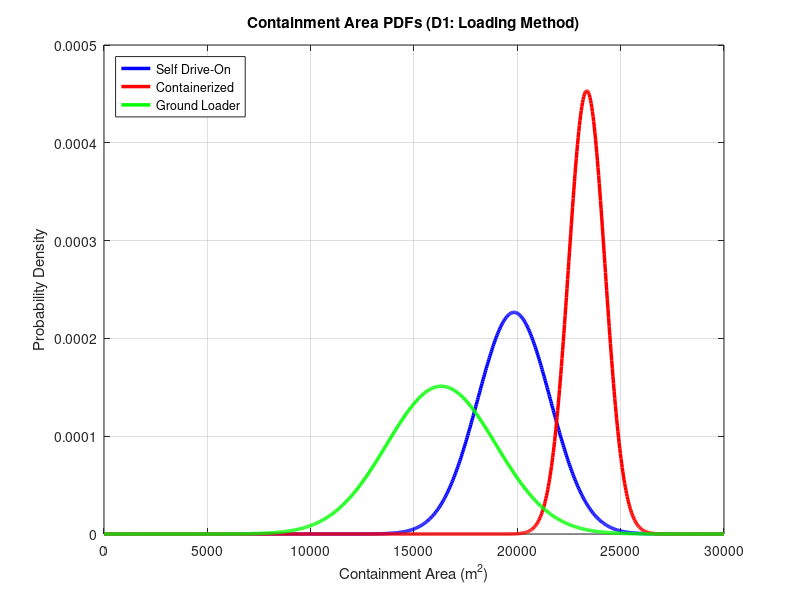

This figure's MATLAB source: (Note: this script raises an error after producing the figure.)
% EM.413 OS14 Question 1 Decision Aid
% Allows manipulation and visualization of Contianment (Performance) PDFs for OS14 Q1
close all; clear all; clc;

% Define the X-axis: Containment Area from 0 to 30,000 sq meters
x = linspace(0, 30000, 1000);

% Define a square meters per Fibonacci score value that can be used in containment area PDFs
CAslope = 880;

%% %%%% -- CONTAINMENT -- %%%% %%

%% -- DECISION 1: LOADING METHOD CONTAINMENT -- %%
% Modeled based on CAslope = 880 logic. 
% Shifted using 3-sigma rule to respect the 26,000 m^2 absolute ceiling.

% -- Option 1: Self-Propelled Drive-On
% Moderate variance, slight delay penalty (CAslope * 1)
sigma_d1_o1_area = CAslope * 2;
mu_d1_o1_area = 26000 - (3 * sigma_d1_o1_area) - (CAslope * 1);
y_d1_o1_area = normpdf(x, mu_d1_o1_area, sigma_d1_o1_area);

% -- Option 2: Containerized Module
% Lowest variance, zero delay penalty (touches max ceiling)
sigma_d1_o2_area = CAslope * 1;
mu_d1_o2_area = 26000 - (3 * sigma_d1_o2_area) - (CAslope * 0);
y_d1_o2_area = normpdf(x, mu_d1_o2_area, sigma_d1_o2_area);

% -- Option 3: Dedicated Ground Loader
% Highest variance, highest delay penalty (CAslope * 2)
sigma_d1_o3_area = CAslope * 3;
mu_d1_o3_area = 26000 - (3 * sigma_d1_o3_area) - (CAslope * 2);
y_d1_o3_area = normpdf(x, mu_d1_o3_area, sigma_d1_o3_area);

% -- Plotting D1 Containment --
figure(1);
plot(x, y_d1_o1_area, 'b', 'LineWidth', 2.5, 'DisplayName', 'Self Drive-On'); hold on;
plot(x, y_d1_o2_area, 'r', 'LineWidth', 2.5, 'DisplayName', 'Containerized');
plot(x, y_d1_o3_area, 'g', 'LineWidth', 2.5, 'DisplayName', 'Ground Loader');

title('Containment Area PDFs (D1: Loading Method)');
xlabel('Containment Area (m^2)'); ylabel('Probability Density');
legend('Location', 'NorthWest'); grid on; xlim([0 30000]);
ax = gca; ax.XAxis.Exponent = 0; ax.YAxis.Exponent = 0;
xtickformat('%,.0f'); ytickformat('%.5f'); 

fprintf('\n--- D1 Statistics (For Table) ---\n');
fprintf('Containment (Area):\n');
fprintf('Option 1 (Drive-On):  Mu = %.0f m^2 | Sigma = %.0f m^2\n', mu_d1_o1_area, sigma_d1_o1_area);
fprintf('Option 2 (Container): Mu = %.0f m^2 | Sigma = %.0f m^2\n', mu_d1_o2_area, sigma_d1_o2_area);
fprintf('Option 3 (Loader):    Mu = %.0f m^2 | Sigma = %.0f m^2\n', mu_d1_o3_area, sigma_d1_o3_area);

%% -- DECISION 2: INSERTION METHOD CONTAINMENT -- %%

% -- Option 1: Containerized Guided Drone 
% Beta Dist: Highly accurate (sub-500m) with active propulsion to fight wind, but expensive. Bounds: 24k to 26k
% Parameters for Beta(α,β) scaled to [a1,b1]
alpha1 = 8; beta1 = 2;
a1 = 24000; b1 = 26000;
% Normalize x into [0,1] for the beta PDF
x_norm1 = (x - a1) / (b1 - a1); 
% Treat values outside the interval as missing for the scaled density
x_norm1(x_norm1 < 0 | x_norm1 > 1) = NaN; 
% Compute scaled beta PDF on original x units (divide by scaling width)
y1 = betapdf(x_norm1, alpha1, beta1) / (b1 - a1); 

% -- Option 2: Precision Guided Parafoil
% Beta Dist: Good GPS steering and lower cost, but passive gliding increases wind drift risk. Bounds: 22k to 26k
alpha2 = 5; beta2 = 2;
a2 = 22000; b2 = 26000;
x_norm2 = (x - a2) / (b2 - a2);
x_norm2(x_norm2 < 0 | x_norm2 > 1) = NaN; 
y2 = betapdf(x_norm2, alpha2, beta2) / (b2 - a2);

% -- Option 3: Ramp Extraction / Airbag 
% Normal Dist: Very cheap and simple, but unguided drop creates massive footprint uncertainty. Mu=14k, Sig=4k
mu3 = 14000; sigma3 = 4000;
y3 = normpdf(x, mu3, sigma3);

% -- Plotting D2 
figure(2);
plot(x, y1, 'b', 'LineWidth', 2, 'DisplayName', 'Guided Drone (Beta)'); hold on;
plot(x, y2, 'r', 'LineWidth', 2, 'DisplayName', 'Parafoil (Beta)');
plot(x, y3, 'g', 'LineWidth', 2, 'DisplayName', 'Airbag (Normal)');
title('Containment Area PDFs (D2: Insertion Method)');
xlabel('Containment Area (m^2)'); ylabel('Probability Density');
legend('Location', 'NorthWest'); grid on; xlim([0 30000]);
ax = gca; ax.XAxis.Exponent = 0; ax.YAxis.Exponent = 0;
xtickformat('%,.0f'); ytickformat('%.5f'); 

% -- D2 Math Correction Printout 
fprintf('\n--- CORRECTED D2 Containment Statistics (Update your table!) ---\n');
mu_std1 = alpha1 / (alpha1 + beta1);
var_std1 = (alpha1 * beta1) / ((alpha1 + beta1)^2 * (alpha1 + beta1 + 1));
fprintf('Option 1 (Drone):    Mu = %.0f m^2 | Sigma = %.0f m^2\n', a1 + (mu_std1 * (b1 - a1)), sqrt(var_std1 * (b1 - a1)^2));
mu_std2 = alpha2 / (alpha2 + beta2);
var_std2 = (alpha2 * beta2) / ((alpha2 + beta2)^2 * (alpha2 + beta2 + 1));
fprintf('Option 2 (Parafoil): Mu = %.0f m^2 | Sigma = %.0f m^2\n', a2 + (mu_std2 * (b2 - a2)), sqrt(var_std2 * (b2 - a2)^2));
fprintf('Option 3 (Airbag):   Mu = %.0f m^2 | Sigma = %.0f m^2\n\n', mu3, sigma3);

%% -- DECISION 3: LANDING ACTIVATION -- %%

% -- Option 1: Impact-Triggered Auto Activation
% Normal Dist: Lowest impact on max potential containment area; mid variability
mu_d3_o1_area = 26000 - CAslope * 0; sigma_d3_o1_area = CAslope * 2;
y_d3_o1_area = normpdf(x, mu_d3_o1_area, sigma_d3_o1_area);

% -- Option 2: Remote Commanded Activation
% Normal Dist: Most impact on max potential containment area; low variability
mu_d3_o2_area = 26000 - CAslope * 2; sigma_d3_o2_area = CAslope * 1;
y_d3_o2_area = normpdf(x, mu_d3_o2_area, sigma_d3_o2_area);

% -- Option 3: Dual Key Auto & Remote Activation
% Normal Dist: Low impact on max potential containment area; most variability
mu_d3_o3_area = 26000 - CAslope * 1; sigma_d3_o3_area = CAslope * 3;
y_d3_o3_area = normpdf(x, mu_d3_o3_area, sigma_d3_o3_area);

% -- Plotting D3 
figure(3);
plot(x, y_d3_o1_area, 'b', 'LineWidth', 2, 'DisplayName', 'Auto Acivate (Normal)'); hold on;
plot(x, y_d3_o2_area, 'r', 'LineWidth', 2, 'DisplayName', 'Remote Activate (Normal)');
plot(x, y_d3_o3_area, 'g', 'LineWidth', 2, 'DisplayName', 'Dual Key Activate (Normal)');
title('Containment Area PDFs (D3: Landing Activation)');
xlabel('Containment Area (m^2)'); ylabel('Probability Density');
legend('Location', 'NorthWest'); grid on; xlim([0 30000]);
ax = gca; ax.XAxis.Exponent = 0; ax.YAxis.Exponent = 0;
xtickformat('%,.0f'); ytickformat('%.5f'); 

% -- D3 Math Printout for Table (Normal distributions)
fprintf('\n--- D3 Containment Statistics (For Table) ---\n');
fprintf('Option 1 (Auto Activate): Mu = %.0f m^2 | Sigma = %.0f m^2\n', mu_d3_o1_area, sigma_d3_o1_area);
fprintf('Option 2 (Remote Activate): Mu = %.0f m^2 | Sigma = %.0f m^2\n', mu_d3_o2_area, sigma_d3_o2_area);
fprintf('Option 3 (Dual Key Activate): Mu = %.0f m^2 | Sigma = %.0f m^2\n\n', mu_d3_o3_area, sigma_d3_o3_area);

%% -- DECISION 4: FLEET COMPOSITION CONTAINMENT -- %%
% -- Option 1: Homogeneous (Reliable but slower)
mu_d4_o1_area = 23000; sigma_d4_o1_area = 1000;
y_d4_o1_area = normpdf(x, mu_d4_o1_area, sigma_d4_o1_area);

% -- Option 2: Two-tier (Good tactical synergy)
mu_d4_o2_area = 24500; sigma_d4_o2_area = 500;
y_d4_o2_area = normpdf(x, mu_d4_o2_area, sigma_d4_o2_area);

% -- Option 3: Three-role (Perfect specialization)
mu_d4_o3_area = 25100; sigma_d4_o3_area = 300;
y_d4_o3_area = normpdf(x, mu_d4_o3_area, sigma_d4_o3_area);

% -- Plotting D4 Containment --
figure(17);
plot(x, y_d4_o1_area, 'b', 'LineWidth', 2.5, 'DisplayName', 'Homogeneous'); hold on;
plot(x, y_d4_o2_area, 'r', 'LineWidth', 2.5, 'DisplayName', 'Two-Tier');
plot(x, y_d4_o3_area, 'g', 'LineWidth', 2.5, 'DisplayName', 'Three-Role');

title('Containment Area PDFs (D4: Fleet Composition)');
xlabel('Containment Area (m^2)'); ylabel('Probability Density');
legend('Location', 'NorthWest'); grid on; xlim([0 30000]);
ax = gca; ax.XAxis.Exponent = 0; ax.YAxis.Exponent = 0;
xtickformat('%,.0f'); ytickformat('%.5f'); 

% -- D4 Math Printout --
fprintf('\n--- D4 Statistics (For Table) ---\n');
fprintf('Containment:\n');
fprintf('Option 1 (Homogeneous):   Mu = %.0f m^2 | Sigma = %.0f m^2\n', mu_d4_o1_area, sigma_d4_o1_area);
fprintf('Option 2 (2-Tier): Mu = %.0f m^2 | Sigma = %.0f m^2\n', mu_d4_o2_area, sigma_d4_o2_area);
fprintf('Option 3 (3-Role): Mu = %.0f m^2 | Sigma = %.0f m^2\n', mu_d4_o3_area, sigma_d4_o3_area);

%% -- DECISION 5: REPLACEMENT RATIO CONTAINMENT (Autonomy Proficiency) -- %%
% -- Option 1: 1:1 (High proficiency, high efficiency)
mu_d5_o1_area = 25000; sigma_d5_o1_area = 350;
y_d5_o1_area = normpdf(x, mu_d5_o1_area, sigma_d5_o1_area);

% -- Option 2: 3:1 (Moderate proficiency, some swarm friction)
mu_d5_o2_area = 18000; sigma_d5_o2_area = 2000;
y_d5_o2_area = normpdf(x, mu_d5_o2_area, sigma_d5_o2_area);

% -- Option 3: 6:1 (Low proficiency, high swarm friction)
mu_d5_o3_area = 10000; sigma_d5_o3_area = 3000;
y_d5_o3_area = normpdf(x, mu_d5_o3_area, sigma_d5_o3_area);

% -- Plotting D5 Containment --
figure(13);
plot(x, y_d5_o1_area, 'b', 'LineWidth', 2.5, 'DisplayName', '1:1 (High Proficiency)'); hold on;
plot(x, y_d5_o2_area, 'r', 'LineWidth', 2.5, 'DisplayName', '3:1 (Mod Proficiency)');
plot(x, y_d5_o3_area, 'g', 'LineWidth', 2.5, 'DisplayName', '6:1 (Low Proficiency)');

title('Containment Area PDFs (D5: Autonomy Proficiency Ratio)');
xlabel('Containment Area (m^2)'); ylabel('Probability Density');
legend('Location', 'NorthWest'); grid on; xlim([0 30000]);
ax = gca; ax.XAxis.Exponent = 0; ax.YAxis.Exponent = 0;
xtickformat('%,.0f'); ytickformat('%.5f'); 

fprintf('\n--- D5 Statistics (For Table) ---\n');
fprintf('Containment (Area):\n');
fprintf('Option 1 (1:1): Mu = %.0f m^2 | Sigma = %.0f m^2\n', mu_d5_o1_area, sigma_d5_o1_area);
fprintf('Option 2 (3:1): Mu = %.0f m^2 | Sigma = %.0f m^2\n', mu_d5_o2_area, sigma_d5_o2_area);
fprintf('Option 3 (6:1): Mu = %.0f m^2 | Sigma = %.0f m^2\n', mu_d5_o3_area, sigma_d5_o3_area);

%% -- DECISION 6: DEPLOYMENT AIRCRAFT TYPE -- %%
% Note: Down-selected to A400M due to Airbus stakeholder constraint.
% Acts as a system baseline for all Monte Carlo architectures.

% -- Containment (Highly reliable baseline delivery) --
mu_d6_o1_area = 25500; sigma_d6_o1_area = 150;
y_d6_o1_area = normpdf(x, mu_d6_o1_area, sigma_d6_o1_area);

figure(11);
plot(x, y_d6_o1_area, 'Color', [0.49, 0.18, 0.56], 'LineWidth', 2.5, 'DisplayName', 'A400M Baseline');
title('Containment Area PDFs (D6: Deployment Aircraft)');
xlabel('Containment Area (m^2)'); ylabel('Probability Density');
legend('Location', 'NorthWest'); grid on; xlim([0 30000]);
ax = gca; ax.XAxis.Exponent = 0; ax.YAxis.Exponent = 0;
xtickformat('%,.0f'); ytickformat('%.5f'); 

% -- D6 Math Printout --
fprintf('\n--- D6 Statistics (For Table) ---\n');
fprintf('Containment:\n');
fprintf('Option 1 (A400M): Mu = %.0f m^2 | Sigma = %.0f m^2\n', mu_d6_o1_area, sigma_d6_o1_area);

%% -- DECISION 7: COMMUNICATIONS CONTAINMENT -- %%

% -- Option 1: Per-Robot SATCOM
% Beta Dist: Highly reliable, minor canopy masking risk. Bounds: 22k to 26k
alpha4 = 8; beta4 = 2;
a4 = 22000; b4 = 26000;
x_norm4 = (x - a4) / (b4 - a4);
x_norm4(x_norm4 < 0 | x_norm4 > 1) = NaN;
y4 = betapdf(x_norm4, alpha4, beta4) / (b4 - a4);

% -- Option 2: Ground C2 Node (Localized RF) 
% Triangular Dist: Susceptible to terrain masking. 
% Min (a) = 12k, Mode (c) = 24k, Max (b) = 26k

% Define triangular membership breakpoints (left, peak, right)
a_tri = 12000; c_tri = 24000; b_tri = 26000;
% Preallocate output vector matching input x
y5 = zeros(size(x));
% Compute increasing side where x between left and peak
idx1 = (x >= a_tri & x <= c_tri);
y5(idx1) = 2 * (x(idx1) - a_tri) / ((b_tri - a_tri) * (c_tri - a_tri)); % Upward slope
% Compute decreasing side where x between peak and right
idx2 = (x > c_tri & x <= b_tri);
y5(idx2) = 2 * (b_tri - x(idx2)) / ((b_tri - a_tri) * (b_tri - c_tri)); % Downward slope

% -- Option 3: Airborne Relay Node 
% Beta Dist: Excellent LOS, but UAS refuel/loiter gaps. Bounds: 18k to 26k
alpha6 = 5; beta6 = 2;
a6 = 18000; b6 = 26000;
x_norm6 = (x - a6) / (b6 - a6);
x_norm6(x_norm6 < 0 | x_norm6 > 1) = NaN;
y6 = betapdf(x_norm6, alpha6, beta6) / (b6 - a6);

% -- Plotting D7 
figure(4);
plot(x, y4, 'Color', [0.00, 0.25, 0.45], 'LineWidth', 2.5, 'DisplayName', 'Per-Robot SATCOM (Beta)'); hold on;
plot(x, y5, 'Color', [0.85, 0.33, 0.10], 'LineWidth', 2.5, 'DisplayName', 'Ground Node RF (Triangular)');
plot(x, y6, 'Color', [0.00, 0.60, 0.65], 'LineWidth', 2.5, 'DisplayName', 'Airborne Relay (Beta)');
title('Containment Area PDFs (D7: Communications)');
xlabel('Containment Area (m^2)'); ylabel('Probability Density');
legend('Location', 'NorthWest'); grid on; xlim([0 30000]);
ax2 = gca; ax2.XAxis.Exponent = 0; ax2.YAxis.Exponent = 0;
xtickformat('%,.0f'); ytickformat('%.5f'); 

% -- D7 Math Printout --
fprintf('--- D7 Containment Statistics (For Table) ---\n');
mu_std4 = alpha4 / (alpha4 + beta4);
var_std4 = (alpha4 * beta4) / ((alpha4 + beta4)^2 * (alpha4 + beta4 + 1));
fprintf('Option 1 (SATCOM):   Mu = %.0f m^2 | Sigma = %.0f m^2\n', a4 + (mu_std4 * (b4 - a4)), sqrt(var_std4 * (b4 - a4)^2));
fprintf('Option 2 (Ground):   Mu = %.0f m^2 | Sigma = %.0f m^2 (Note: Tri mean is (a+b+c)/3)\n', (a_tri+b_tri+c_tri)/3, sqrt((a_tri^2+b_tri^2+c_tri^2 - a_tri*b_tri - a_tri*c_tri - b_tri*c_tri)/18));
mu_std6 = alpha6 / (alpha6 + beta6);
var_std6 = (alpha6 * beta6) / ((alpha6 + beta6)^2 * (alpha6 + beta6 + 1));
fprintf('Option 3 (Airborne): Mu = %.0f m^2 | Sigma = %.0f m^2\n\n', a6 + (mu_std6 * (b6 - a6)), sqrt(var_std6 * (b6 - a6)^2));

%% -- DECISION 8: AUTONOMY MODE CONTAINMENT -- %%
% -- Option 1: Teleoperation (Normal: Human bottleneck)
mu_d8_o1_area = 16000; sigma_d8_o1_area = 3000;
y_d8_o1_area = normpdf(x, mu_d8_o1_area, sigma_d8_o1_area);

% -- Option 2: Supervised Autonomy (Normal: Better, but still human-limited)
mu_d8_o2_area = 21000; sigma_d8_o2_area = 1500;
y_d8_o2_area = normpdf(x, mu_d8_o2_area, sigma_d8_o2_area);

% -- Option 3: Coordinated Autonomy (Beta: High peak, vulnerable to edge cases)
alpha8_3 = 6; beta8_3 = 2; a8_3 = 12000; b8_3 = 26000;
x_norm8_3 = (x - a8_3) / (b8_3 - a8_3);
x_norm8_3(x_norm8_3 < 0 | x_norm8_3 > 1) = NaN;
y_d8_o3_area = betapdf(x_norm8_3, alpha8_3, beta8_3) / (b8_3 - a8_3);

% -- Plotting D8 Containment --
figure(9);
plot(x, y_d8_o1_area, 'b', 'LineWidth', 2.5, 'DisplayName', 'Teleoperation (Normal)'); hold on;
plot(x, y_d8_o2_area, 'r', 'LineWidth', 2.5, 'DisplayName', 'Supervised (Normal)');
plot(x, y_d8_o3_area, 'g', 'LineWidth', 2.5, 'DisplayName', 'Coordinated (Beta)');
title('Containment Area PDFs (D8: Autonomy Mode)');
xlabel('Containment Area (m^2)'); ylabel('Probability Density');
legend('Location', 'NorthWest'); grid on; xlim([0 30000]);
ax = gca; ax.XAxis.Exponent = 0; ax.YAxis.Exponent = 0;
xtickformat('%,.0f'); ytickformat('%.5f');

% -- D8 Math Printout --
fprintf('\n--- D8 Statistics (For Table) ---\n');
fprintf('Containment:\n');
fprintf('Option 1 (Teleop): Mu = %.0f m^2 | Sigma = %.0f m^2\n', mu_d8_o1_area, sigma_d8_o1_area);
fprintf('Option 2 (Super):  Mu = %.0f m^2 | Sigma = %.0f m^2\n', mu_d8_o2_area, sigma_d8_o2_area);
mu_std8_3 = alpha8_3 / (alpha8_3 + beta8_3);
var_std8_3 = (alpha8_3 * beta8_3) / ((alpha8_3 + beta8_3)^2 * (alpha8_3 + beta8_3 + 1));
fprintf('Option 3 (Coord):  Mu = %.0f m^2 | Sigma = %.0f m^2\n', a8_3 + (mu_std8_3 * (b8_3 - a8_3)), sqrt(var_std8_3 * (b8_3 - a8_3)^2));

%% -- DECISION 9: RECOVERY METHOD CONTAINMENT -- %%
% Modeled based on "Bingo Fuel" / Battery Reserve constraints.
% Normal distributions are shifted to respect the 26,000 m^2 absolute ceiling.

% -- Option 1: Expendable (No Recovery)
% 100% battery to the mission. 3-sigma tail hits 26,000.
mu_d9_o1_area = 24800; sigma_d9_o1_area = 400;
y_d9_o1_area = normpdf(x, mu_d9_o1_area, sigma_d9_o1_area);

% -- Option 2: Manual Ground Retrieval
% Minor battery reserve required. 
mu_d9_o2_area = 22000; sigma_d9_o2_area = 1000;
y_d9_o2_area = normpdf(x, mu_d9_o2_area, sigma_d9_o2_area);

% -- Option 3: Air-based Recovery
% Minor battery reserve required.
mu_d9_o3_area = 22000; sigma_d9_o3_area = 1000;
y_d9_o3_area = normpdf(x, mu_d9_o3_area, sigma_d9_o3_area);

% -- Plotting D9 
figure(5);
plot(x, y_d9_o1_area, 'b', 'LineWidth', 2.5, 'DisplayName', 'Expendable'); hold on;
plot(x, y_d9_o2_area, 'r', 'LineWidth', 2.5, 'DisplayName', 'Ground Retrieval');
plot(x, y_d9_o3_area, 'g', 'LineWidth', 2.5, 'DisplayName', 'Air-based Recovery');

title('Containment Area PDFs (D9: Recovery Method)');
xlabel('Containment Area (m^2)'); ylabel('Probability Density');
legend('Location', 'NorthWest'); grid on; xlim([0 30000]);
ax = gca; ax.XAxis.Exponent = 0; ax.YAxis.Exponent = 0;
xtickformat('%,.0f'); ytickformat('%.5f'); 

% -- D9 Math Printout for Table --
fprintf('\n--- D9 Containment Statistics (For Table) ---\n');
fprintf('Option 1 (Expendable): Mu = %.0f m^2 | Sigma = %.0f m^2\n', mu_d9_o1_area, sigma_d9_o1_area);
fprintf('Option 2 (Ground):     Mu = %.0f m^2 | Sigma = %.0f m^2\n', mu_d9_o2_area, sigma_d9_o2_area);
fprintf('Option 3 (Auto):       Mu = %.0f m^2 | Sigma = %.0f m^2\n\n', mu_d9_o3_area, sigma_d9_o3_area);

%% -- DECISION 10: ENCAPSULATION METHOD CONTAINMENT (BETA UPDATE) -- %%
% Modeled to allow all options to hit the 26,000 m^2 absolute ceiling, 
% but with varying probabilities and worst-case bounds.

% -- Option 1: Bare Robot (Wide spread, lower probability of max)
alpha10_1 = 3; beta10_1 = 2; a10_1 = 15000; b10_1 = 26000;
x_norm10_1 = (x - a10_1) / (b10_1 - a10_1); 
x_norm10_1(x_norm10_1 < 0 | x_norm10_1 > 1) = NaN; 
y_d10_o1_area = betapdf(x_norm10_1, alpha10_1, beta10_1) / (b10_1 - a10_1);

% -- Option 2: Individual Pods (Tighter spread, better probability)
alpha10_2 = 5; beta10_2 = 2; a10_2 = 20000; b10_2 = 26000;
x_norm10_2 = (x - a10_2) / (b10_2 - a10_2); 
x_norm10_2(x_norm10_2 < 0 | x_norm10_2 > 1) = NaN; 
y_d10_o2_area = betapdf(x_norm10_2, alpha10_2, beta10_2) / (b10_2 - a10_2);

% -- Option 3: Containerized Module (Highest probability of max)
alpha10_3 = 8; beta10_3 = 2; a10_3 = 24000; b10_3 = 26000;
x_norm10_3 = (x - a10_3) / (b10_3 - a10_3); 
x_norm10_3(x_norm10_3 < 0 | x_norm10_3 > 1) = NaN; 
y_d10_o3_area = betapdf(x_norm10_3, alpha10_3, beta10_3) / (b10_3 - a10_3);

% -- Plotting D10 Containment --
figure(7);
plot(x, y_d10_o1_area, 'b', 'LineWidth', 2.5, 'DisplayName', 'Bare Robot (Beta)'); hold on;
plot(x, y_d10_o2_area, 'r', 'LineWidth', 2.5, 'DisplayName', 'Individual Pods (Beta)');
plot(x, y_d10_o3_area, 'g', 'LineWidth', 2.5, 'DisplayName', 'Containerized Module (Beta)');

title('Containment Area PDFs (D10: Encapsulation Method)');
xlabel('Containment Area (m^2)'); ylabel('Probability Density');
legend('Location', 'NorthWest'); grid on; xlim([0 30000]);
ax = gca; ax.XAxis.Exponent = 0; ax.YAxis.Exponent = 0;
xtickformat('%,.0f'); ytickformat('%.5f'); 

% -- D10 Math Printout --
fprintf('\n--- D10 Containment Statistics (For Table) ---\n');
mu_std10_1 = alpha10_1 / (alpha10_1 + beta10_1);
var_std10_1 = (alpha10_1 * beta10_1) / ((alpha10_1 + beta10_1)^2 * (alpha10_1 + beta10_1 + 1));
fprintf('Option 1 (Bare):   Mu = %.0f m^2 | Sigma = %.0f m^2\n', a10_1 + (mu_std10_1 * (b10_1 - a10_1)), sqrt(var_std10_1 * (b10_1 - a10_1)^2));

mu_std10_2 = alpha10_2 / (alpha10_2 + beta10_2);
var_std10_2 = (alpha10_2 * beta10_2) / ((alpha10_2 + beta10_2)^2 * (alpha10_2 + beta10_2 + 1));
fprintf('Option 2 (Indiv):  Mu = %.0f m^2 | Sigma = %.0f m^2\n', a10_2 + (mu_std10_2 * (b10_2 - a10_2)), sqrt(var_std10_2 * (b10_2 - a10_2)^2));

mu_std10_3 = alpha10_3 / (alpha10_3 + beta10_3);
var_std10_3 = (alpha10_3 * beta10_3) / ((alpha10_3 + beta10_3)^2 * (alpha10_3 + beta10_3 + 1));
fprintf('Option 3 (Module): Mu = %.0f m^2 | Sigma = %.0f m^2\n\n', a10_3 + (mu_std10_3 * (b10_3 - a10_3)), sqrt(var_std10_3 * (b10_3 - a10_3)^2));

%% %%%% -- COST -- %%%% %%
% Legend entries are aligned to match Containment labels.
% Statistics are printed per section for the Command Window.

%% -- DECISION 1: LOADING METHOD COST -- %%
x_cost1 = linspace(-5000, 100000, 1000); 
mu_d1_o1_cost = 0; sigma_d1_o1_cost = 100; 
y_d1_o1_cost = normpdf(x_cost1, mu_d1_o1_cost, sigma_d1_o1_cost);
mu_d1_o2_cost = 50000; sigma_d1_o2_cost = 5000; 
y_d1_o2_cost = normpdf(x_cost1, mu_d1_o2_cost, sigma_d1_o2_cost);
mu_d1_o3_cost = 70000; sigma_d1_o3_cost = 7000; 
y_d1_o3_cost = normpdf(x_cost1, mu_d1_o3_cost, sigma_d1_o3_cost);

figure(101);
plot(x_cost1, y_d1_o1_cost, 'b', 'LineWidth', 2, 'DisplayName', 'Self Drive-On'); hold on;
plot(x_cost1, y_d1_o2_cost, 'r', 'LineWidth', 2, 'DisplayName', 'Containerized');
plot(x_cost1, y_d1_o3_cost, 'g', 'LineWidth', 2, 'DisplayName', 'Ground Loader');
title('Cost PDFs (D1: Loading Method)'); xlabel('Cost ($)'); ylabel('Density');
legend('Location', 'NorthEast'); grid on; xlim([-5000 100000]);

fprintf('\n--- D1 Cost Statistics ---\n');
fprintf('Option 1 (Drive-On):  Mu = $%.0f | Sigma = $%.0f\n', mu_d1_o1_cost, sigma_d1_o1_cost);
fprintf('Option 2 (Container): Mu = $%.0f | Sigma = $%.0f\n', mu_d1_o2_cost, sigma_d1_o2_cost);
fprintf('Option 3 (Loader):    Mu = $%.0f | Sigma = $%.0f\n', mu_d1_o3_cost, sigma_d1_o3_cost);

%% -- DECISION 2: INSERTION METHOD COST -- %%
x_cost2 = linspace(-50000, 750000, 1000); 
% -- Option 1: Drone (Tri)
a_c2_1 = 180000; c_c2_1 = 200000; b_c2_1 = 220000;
y_d2_o1_cost = zeros(size(x_cost2));
idx_up = (x_cost2 >= a_c2_1 & x_cost2 <= c_c2_1);
y_d2_o1_cost(idx_up) = 2 * (x_cost2(idx_up) - a_c2_1) / ((b_c2_1 - a_c2_1) * (c_c2_1 - a_c2_1));
idx_down = (x_cost2 > c_c2_1 & x_cost2 <= b_c2_1);
y_d2_o1_cost(idx_down) = 2 * (b_c2_1 - x_cost2(idx_down)) / ((b_c2_1 - a_c2_1) * (b_c2_1 - c_c2_1));
% -- Option 2: Parafoil (Tri)
a_c2_2 = 534600; c_c2_2 = 594000; b_c2_2 = 653400;
y_d2_o2_cost = zeros(size(x_cost2));
idx_up = (x_cost2 >= a_c2_2 & x_cost2 <= c_c2_2);
y_d2_o2_cost(idx_up) = 2 * (x_cost2(idx_up) - a_c2_2) / ((b_c2_2 - a_c2_2) * (c_c2_2 - a_c2_2));
idx_down = (x_cost2 > c_c2_2 & x_cost2 <= b_c2_2);
y_d2_o2_cost(idx_down) = 2 * (b_c2_2 - x_cost2(idx_down)) / ((b_c2_2 - a_c2_2) * (b_c2_2 - c_c2_2));
% -- Option 3: Airbag (Norm)
mu_d2_o3_cost = 40000; sigma_d2_o3_cost = 44000;
y_d2_o3_cost = normpdf(x_cost2, mu_d2_o3_cost, sigma_d2_o3_cost);

figure(102);
plot(x_cost2, y_d2_o1_cost, 'b', 'LineWidth', 2, 'DisplayName', 'Guided Drone'); hold on;
plot(x_cost2, y_d2_o2_cost, 'r', 'LineWidth', 2, 'DisplayName', 'Parafoil');
plot(x_cost2, y_d2_o3_cost, 'g', 'LineWidth', 2, 'DisplayName', 'Airbag');
title('Cost PDFs (D2: Insertion Method)'); xlabel('Cost ($)'); ylabel('Density');
legend('Location', 'NorthWest'); grid on; xlim([-50000 750000]);

fprintf('\n--- D2 Cost Statistics ---\n');
fprintf('Option 1 (Drone):    Mean = $%.0f | Sigma = $%.0f (Tri)\n', (a_c2_1+b_c2_1+c_c2_1)/3, sqrt((a_c2_1^2+b_c2_1^2+c_c2_1^2 - a_c2_1*b_c2_1 - a_c2_1*c_c2_1 - b_c2_1*c_c2_1)/18));
fprintf('Option 2 (Parafoil): Mean = $%.0f | Sigma = $%.0f (Tri)\n', (a_c2_2+b_c2_2+c_c2_2)/3, sqrt((a_c2_2^2+b_c2_2^2+c_c2_2^2 - a_c2_2*b_c2_2 - a_c2_2*c_c2_2 - b_c2_2*c_c2_2)/18));
fprintf('Option 3 (Airbag):   Mu = $%.0f | Sigma = $%.0f\n', mu_d2_o3_cost, sigma_d2_o3_cost);

%% -- DECISION 3: LANDING ACTIVATION COST -- %%
x_cost3 = linspace(-2000, 10000, 1000);
mu_d3_o1_cost = 5000; sigma_d3_o1_cost = 500;
y_d3_o1_cost = normpdf(x_cost3, mu_d3_o1_cost, sigma_d3_o1_cost);
mu_d3_o2_cost = 0; sigma_d3_o2_cost = 50; 
y_d3_o2_cost = normpdf(x_cost3, mu_d3_o2_cost, sigma_d3_o2_cost);
mu_d3_o3_cost = 5000; sigma_d3_o3_cost = 1000; 
y_d3_o3_cost = normpdf(x_cost3, mu_d3_o3_cost, sigma_d3_o3_cost);

figure(103);
plot(x_cost3, y_d3_o1_cost, 'b', 'LineWidth', 2, 'DisplayName', 'Auto Activate'); hold on;
plot(x_cost3, y_d3_o2_cost, 'r', 'LineWidth', 2, 'DisplayName', 'Remote Activate');
plot(x_cost3, y_d3_o3_cost, 'g', 'LineWidth', 2, 'DisplayName', 'Dual Key Activate');
title('Cost PDFs (D3: Landing Activation)'); xlabel('Cost ($)'); ylabel('Density');
legend('Location', 'NorthEast'); grid on; xlim([-2000 10000]);

fprintf('\n--- D3 Cost Statistics ---\n');
fprintf('Option 1 (Auto):      Mu = $%.0f | Sigma = $%.0f\n', mu_d3_o1_cost, sigma_d3_o1_cost);
fprintf('Option 2 (Remote):    Mu = $%.0f | Sigma = $%.0f\n', mu_d3_o2_cost, sigma_d3_o2_cost);
fprintf('Option 3 (Dual Key):  Mu = $%.0f | Sigma = $%.0f\n', mu_d3_o3_cost, sigma_d3_o3_cost);

%% -- DECISION 4: FLEET COMPOSITION COST -- %%
x_cost4 = linspace(1000000, 4500000, 1000);
mu_d4_o1_cost = 3750000; sigma_d4_o1_cost = 150000; 
y_d4_o1_cost = normpdf(x_cost4, mu_d4_o1_cost, sigma_d4_o1_cost);
mu_d4_o2_cost = 3600000; sigma_d4_o2_cost = 180000; 
y_d4_o2_cost = normpdf(x_cost4, mu_d4_o2_cost, sigma_d4_o2_cost);
mu_d4_o3_cost = 1650000; sigma_d4_o3_cost = 100000; 
y_d4_o3_cost = normpdf(x_cost4, mu_d4_o3_cost, sigma_d4_o3_cost);

figure(104);
plot(x_cost4, y_d4_o1_cost, 'b', 'LineWidth', 2, 'DisplayName', 'Homogeneous'); hold on;
plot(x_cost4, y_d4_o2_cost, 'r', 'LineWidth', 2, 'DisplayName', 'Two-Tier');
plot(x_cost4, y_d4_o3_cost, 'g', 'LineWidth', 2, 'DisplayName', 'Three-Role');
title('Cost PDFs (D4: Fleet Composition)'); xlabel('Cost ($)'); ylabel('Density');
legend('Location', 'NorthWest'); grid on; xlim([1000000 4500000]);

fprintf('\n--- D4 Cost Statistics ---\n');
fprintf('Option 1 (Homo):   Mu = $%.0f | Sigma = $%.0f\n', mu_d4_o1_cost, sigma_d4_o1_cost);
fprintf('Option 2 (2-Tier): Mu = $%.0f | Sigma = $%.0f\n', mu_d4_o2_cost, sigma_d4_o2_cost);
fprintf('Option 3 (3-Role): Mu = $%.0f | Sigma = $%.0f\n', mu_d4_o3_cost, sigma_d4_o3_cost);

%% -- DECISION 5: REPLACEMENT RATIO COST (MULTIPLIER) -- %%
x_mult5 = linspace(0, 8, 1000);
mu_d5_o1_cost = 1.0; sigma_d5_o1_cost = 0.05; 
y_d5_o1_cost = normpdf(x_mult5, mu_d5_o1_cost, sigma_d5_o1_cost);
mu_d5_o2_cost = 3.0; sigma_d5_o2_cost = 0.15; 
y_d5_o2_cost = normpdf(x_mult5, mu_d5_o2_cost, sigma_d5_o2_cost);
mu_d5_o3_cost = 6.0; sigma_d5_o3_cost = 0.3; 
y_d5_o3_cost = normpdf(x_mult5, mu_d5_o3_cost, sigma_d5_o3_cost);

figure(105);
plot(x_mult5, y_d5_o1_cost, 'b', 'LineWidth', 2, 'DisplayName', '1:1 (High Proficiency)'); hold on;
plot(x_mult5, y_d5_o2_cost, 'r', 'LineWidth', 2, 'DisplayName', '3:1 (Mod Proficiency)');
plot(x_mult5, y_d5_o3_cost, 'g', 'LineWidth', 2, 'DisplayName', '6:1 (Low Proficiency)');
title('Cost Multiplier PDFs (D5: Fleet Size)'); xlabel('D4 Multiplier'); ylabel('Density');
legend('Location', 'NorthEast'); grid on; xlim([0 8]);

fprintf('\n--- D5 Cost Multiplier Statistics ---\n');
fprintf('Option 1 (1:1): Mu = %.1fx | Sigma = %.2fx\n', mu_d5_o1_cost, sigma_d5_o1_cost);
fprintf('Option 2 (3:1): Mu = %.1fx | Sigma = %.2fx\n', mu_d5_o2_cost, sigma_d5_o2_cost);
fprintf('Option 3 (6:1): Mu = %.1fx | Sigma = %.2fx\n', mu_d5_o3_cost, sigma_d5_o3_cost);

%% -- DECISION 6: DEPLOYMENT AIRCRAFT COST -- %%
x_cost6 = linspace(20000, 45000, 1000);
mu_d6_o1_cost = 33532; sigma_d6_o1_cost = 2500; 
y_d6_o1_cost = normpdf(x_cost6, mu_d6_o1_cost, sigma_d6_o1_cost);

figure(106);
plot(x_cost6, y_d6_o1_cost, 'Color', [0.49, 0.18, 0.56], 'LineWidth', 2, 'DisplayName', 'A400M Baseline');
title('Cost PDFs (D6: Aircraft)'); xlabel('Cost ($)'); ylabel('Density');
legend('Location', 'NorthWest'); grid on; xlim([20000 45000]);

fprintf('\n--- D6 Cost Statistics ---\n');
fprintf('Option 1 (A400M): Mu = $%.0f | Sigma = $%.0f\n', mu_d6_o1_cost, sigma_d6_o1_cost);

%% -- DECISION 7: COMMUNICATIONS COST -- %%
x_cost7 = linspace(0, 25000, 1000); 
% -- Option 1: SATCOM (Tri)
a_c7_1 = 4630; c_c7_1 = 5145; b_c7_1 = 5659;
y_d7_o1_cost = zeros(size(x_cost7));
idx_up = (x_cost7 >= a_c7_1 & x_cost7 <= c_c7_1);
y_d7_o1_cost(idx_up) = 2 * (x_cost7(idx_up) - a_c7_1) / ((b_c7_1 - a_c7_1) * (c_c7_1 - a_c7_1));
idx_down = (x_cost7 > c_c7_1 & x_cost7 <= b_c7_1);
y_d7_o1_cost(idx_down) = 2 * (b_c7_1 - x_cost7(idx_down)) / ((b_c7_1 - a_c7_1) * (b_c7_1 - c_c7_1));
% -- Option 2: Ground (Tri)
a_c7_2 = 4782; c_c7_2 = 5314; b_c7_2 = 5845;
y_d7_o2_cost = zeros(size(x_cost7));
idx_up = (x_cost7 >= a_c7_2 & x_cost7 <= c_c7_2);
y_d7_o2_cost(idx_up) = 2 * (x_cost7(idx_up) - a_c7_2) / ((b_c7_2 - a_c7_2) * (c_c7_2 - a_c7_2));
idx_down = (x_cost7 > c_c7_2 & x_cost7 <= b_c7_2);
y_d7_o2_cost(idx_down) = 2 * (b_c7_2 - x_cost7(idx_down)) / ((b_c7_2 - a_c7_2) * (b_c7_2 - c_c7_2));
% -- Option 3: Airborne (Tri)
a_c7_3 = 18000; c_c7_3 = 20000; b_c7_3 = 22000;
y_d7_o3_cost = zeros(size(x_cost7));
idx_up = (x_cost7 >= a_c7_3 & x_cost7 <= c_c7_3);
y_d7_o3_cost(idx_up) = 2 * (x_cost7(idx_up) - a_c7_3) / ((b_c7_3 - a_c7_3) * (c_c7_3 - a_c7_3));
idx_down = (x_cost7 > c_c7_3 & x_cost7 <= b_c7_3);
y_d7_o3_cost(idx_down) = 2 * (b_c7_3 - x_cost7(idx_down)) / ((b_c7_3 - a_c7_3) * (b_c7_3 - c_c7_3));

figure(107);
plot(x_cost7, y_d7_o1_cost, 'Color', [0.00, 0.25, 0.45], 'LineWidth', 2, 'DisplayName', 'Per-Robot SATCOM'); hold on;
plot(x_cost7, y_d7_o2_cost, 'Color', [0.85, 0.33, 0.10], 'LineWidth', 2, 'DisplayName', 'Ground Node RF');
plot(x_cost7, y_d7_o3_cost, 'Color', [0.00, 0.60, 0.65], 'LineWidth', 2, 'DisplayName', 'Airborne Relay');
title('Cost PDFs (D7: Communications)'); xlabel('Cost ($)'); ylabel('Density');
legend('Location', 'NorthEast'); grid on; xlim([0 25000]);

fprintf('\n--- D7 Cost Statistics ---\n');
fprintf('Option 1 (SATCOM):   Mean = $%.0f | Sigma = $%.0f (Tri)\n', (a_c7_1+b_c7_1+c_c7_1)/3, sqrt((a_c7_1^2+b_c7_1^2+c_c7_1^2 - a_c7_1*b_c7_1 - a_c7_1*c_c7_1 - b_c7_1*c_c7_1)/18));
fprintf('Option 2 (Ground):   Mean = $%.0f | Sigma = $%.0f (Tri)\n', (a_c7_2+b_c7_2+c_c7_2)/3, sqrt((a_c7_2^2+b_c7_2^2+c_c7_2^2 - a_c7_2*b_c7_2 - a_c7_2*c_c7_2 - b_c7_2*c_c7_2)/18));
fprintf('Option 3 (Airborne): Mean = $%.0f | Sigma = $%.0f (Tri)\n', (a_c7_3+b_c7_3+c_c7_3)/3, sqrt((a_c7_3^2+b_c7_3^2+c_c7_3^2 - a_c7_3*b_c7_3 - a_c7_3*c_c7_3 - b_c7_3*c_c7_3)/18));

%% -- DECISION 8: AUTONOMY MODE COST -- %%
x_cost8 = linspace(0, 15000, 1000);
mu_d8_o1_cost = 10000; sigma_d8_o1_cost = 1500; 
y_d8_o1_cost = normpdf(x_cost8, mu_d8_o1_cost, sigma_d8_o1_cost);
mu_d8_o2_cost = 4000; sigma_d8_o2_cost = 500; 
y_d8_o2_cost = normpdf(x_cost8, mu_d8_o2_cost, sigma_d8_o2_cost);
mu_d8_o3_cost = 1000; sigma_d8_o3_cost = 100; 
y_d8_o3_cost = normpdf(x_cost8, mu_d8_o3_cost, sigma_d8_o3_cost);

figure(108);
plot(x_cost8, y_d8_o1_cost, 'b', 'LineWidth', 2, 'DisplayName', 'Teleoperation'); hold on;
plot(x_cost8, y_d8_o2_cost, 'r', 'LineWidth', 2, 'DisplayName', 'Supervised');
plot(x_cost8, y_d8_o3_cost, 'g', 'LineWidth', 2, 'DisplayName', 'Coordinated');
title('Cost PDFs (D8: Autonomy)'); xlabel('Cost ($)'); ylabel('Density');
legend('Location', 'NorthEast'); grid on; xlim([0 15000]);

fprintf('\n--- D8 Cost Statistics ---\n');
fprintf('Option 1 (Teleop): Mu = $%.0f | Sigma = $%.0f\n', mu_d8_o1_cost, sigma_d8_o1_cost);
fprintf('Option 2 (Super):  Mu = $%.0f | Sigma = $%.0f\n', mu_d8_o2_cost, sigma_d8_o2_cost);
fprintf('Option 3 (Coord):  Mu = $%.0f | Sigma = $%.0f\n', mu_d8_o3_cost, sigma_d8_o3_cost);

%% -- DECISION 9: RECOVERY METHOD COST -- %%
x_cost9_flat = linspace(0, 50000, 1000); 
x_cost9_mult = linspace(0, 2, 1000); 
mu_d9_o1_cost = 1000; sigma_d9_o1_cost = 300;
y_d9_o1_cost = normpdf(x_cost9_flat, mu_d9_o1_cost, sigma_d9_o1_cost);
mu_d9_o2_cost = 1.0; sigma_d9_o2_cost = 0.05; 
y_d9_o2_mult = normpdf(x_cost9_mult, mu_d9_o2_cost, sigma_d9_o2_cost);
mu_d9_o3_cost = 35034; sigma_d9_o3_cost = 5225;
y_d9_o3_cost = normpdf(x_cost9_flat, mu_d9_o3_cost, sigma_d9_o3_cost);

figure(109);
plot(x_cost9_flat, y_d9_o1_cost, 'b', 'LineWidth', 2, 'DisplayName', 'Ground Retrieval'); hold on;
plot(x_cost9_flat, y_d9_o3_cost, 'g', 'LineWidth', 2, 'DisplayName', 'Air-based Recovery');
title('Flat Cost PDFs (D9: Recovery Method)'); xlabel('Cost ($)'); ylabel('Density');
legend('Location', 'NorthEast'); grid on; xlim([0 50000]);

figure(110);
plot(x_cost9_mult, y_d9_o2_mult, 'r', 'LineWidth', 2, 'DisplayName', 'Expendable');
title('Cost Multiplier PDF (D9: Recovery Method)'); xlabel('Hardware Multiplier'); ylabel('Density');
legend('Location', 'NorthEast'); grid on; xlim([0 2]);

fprintf('\n--- D9 Cost Statistics ---\n');
fprintf('Option 1 (Ground):  Mu = $%.0f | Sigma = $%.0f\n', mu_d9_o1_cost, sigma_d9_o1_cost);
fprintf('Option 2 (Expend):  Mu = %.1fx | Sigma = %.2fx (Mult)\n', mu_d9_o2_cost, sigma_d9_o2_cost);
fprintf('Option 3 (Air-Rec): Mu = $%.0f | Sigma = $%.0f\n', mu_d9_o3_cost, sigma_d9_o3_cost);

%% -- DECISION 10: ENCAPSULATION METHOD COST -- %%
x_cost10 = linspace(0, 30000, 1000);
mu_d10_o1_cost = 2000; sigma_d10_o1_cost = 750; 
y_d10_o1_cost = normpdf(x_cost10, mu_d10_o1_cost, sigma_d10_o1_cost);
mu_d10_o2_cost = 15000; sigma_d10_o2_cost = 1200; 
y_d10_o2_cost = normpdf(x_cost10, mu_d10_o2_cost, sigma_d10_o2_cost);
mu_d10_o3_cost = 24000; sigma_d10_o3_cost = 1500; 
y_d10_o3_cost = normpdf(x_cost10, mu_d10_o3_cost, sigma_d10_o3_cost);

figure(111);
plot(x_cost10, y_d10_o1_cost, 'b', 'LineWidth', 2, 'DisplayName', 'Bare Robot'); hold on;
plot(x_cost10, y_d10_o2_cost, 'r', 'LineWidth', 2, 'DisplayName', 'Individual Pods');
plot(x_cost10, y_d10_o3_cost, 'g', 'LineWidth', 2, 'DisplayName', 'Containerized Module');
title('Cost PDFs (D10: Encapsulation)'); xlabel('Cost ($)'); ylabel('Density');
legend('Location', 'NorthWest'); grid on; xlim([0 30000]);

fprintf('\n--- D10 Cost Statistics ---\n');
fprintf('Option 1 (Bare):   Mu = $%.0f | Sigma = $%.0f\n', mu_d10_o1_cost, sigma_d10_o1_cost);
fprintf('Option 2 (Pods):   Mu = $%.0f | Sigma = $%.0f\n', mu_d10_o2_cost, sigma_d10_o2_cost);
fprintf('Option 3 (Module): Mu = $%.0f | Sigma = $%.0f\n', mu_d10_o3_cost, sigma_d10_o3_cost);

% Finish formatting all figures
figHandles = findobj('Type', 'figure');
for i = 1:length(figHandles)
    ax = get(figHandles(i), 'CurrentAxes');
    if ~isempty(ax)
        ax.XAxis.Exponent = 0; ax.YAxis.Exponent = 0;
        xtickformat(ax, '%,.0f');
    end
end

%% Q2 FIBONACCI LOOKUP TABLE (from OS13 matrix)
% Decision | Option1 score | Option2 score | Option3 score
fib_table.D1 = [2, 3, 1];   % Self-Propelled, Containerized, Ground Loader
fib_table.D2 = [5, 5, 1];   % Containerized Drone, Parafoil, Airbag
fib_table.D3 = [3, 1, 2];   % Auto, Remote, Dual
fib_table.D4 = [5, 3, 2];   % Homogenous, Two-Tier, Three Role
fib_table.D5 = [8, 8, 8];   % 1:1, 3:1, 6:1
fib_table.D6 = [5, NaN, NaN]; % A400M (fixed)
fib_table.D7 = [5, 2, 3];   % SATCOM, Ground Node, Airborne Relay
fib_table.D8 = [2, 5, 8];   % Teleop, Supervised, Coordinated
fib_table.D9 = [2, 3, 1];   % Expendable, Ground, Air-based
fib_table.D10= [1, 2, 5];   % Bare, Individual, Containerized

% Sum the maximum score from each decision row in fib_table (handles NaN)
fields = fieldnames(fib_table);
max_fib_sum = 0;
for k = 1:numel(fields)
    row = fib_table.(fields{k});
    if ~isempty(row)
        max_val = nanmax(row); % ignore NaNs when taking max
        if ~isnan(max_val)
            max_fib_sum = max_fib_sum + max_val;
        end
    end
end

%% Q2 MONTE CARLO - Containment Area Only (Weighted by Fibonacci)
nTrials = 10000;

fprintf('\n=== Q2 Monte Carlo Results (Weighted Containment Area) ===\n');

% ==================================================================
% Concept 1 (High Precision, High Performance, Max Autonomy)
contain_samples = zeros(nTrials,1);
for i = 1:nTrials
    contain_samples(i) = contain_samples(i) + normrnd(mu_d1_o1_area, sigma_d1_o1_area) * (fib_table.D1(1) / max_fib_sum);
    contain_samples(i) = contain_samples(i) + (betarnd(alpha2,beta2)*(b2-a2)+a2) * (fib_table.D2(2) / max_fib_sum);
    contain_samples(i) = contain_samples(i) + normrnd(mu_d3_o1_area, sigma_d3_o1_area) * (fib_table.D3(1) / max_fib_sum);
    contain_samples(i) = contain_samples(i) + normrnd(mu_d4_o1_area, sigma_d4_o1_area) * (fib_table.D4(1) / max_fib_sum);
    contain_samples(i) = contain_samples(i) + normrnd(mu_d5_o1_area, sigma_d5_o1_area) * (fib_table.D5(1) / max_fib_sum);
    contain_samples(i) = contain_samples(i) + normrnd(mu_d6_o1_area, sigma_d6_o1_area) * (fib_table.D6(1) / max_fib_sum);
    contain_samples(i) = contain_samples(i) + ((a_tri+b_tri+c_tri)/3) * (fib_table.D7(1) / max_fib_sum);
    contain_samples(i) = contain_samples(i) + (betarnd(alpha8_3,beta8_3)*(b8_3-a8_3)+a8_3) * (fib_table.D8(3) / max_fib_sum);
    contain_samples(i) = contain_samples(i) + normrnd(mu_d9_o3_area, sigma_d9_o3_area) * (fib_table.D9(3) / max_fib_sum);
    contain_samples(i) = contain_samples(i) + (betarnd(alpha10_3,beta10_3)*(b10_3-a10_3)+a10_3) * (fib_table.D10(3) / max_fib_sum);
end
mean_C1 = mean(contain_samples);
std_C1  = std(contain_samples);
fprintf('Concept 1: Mean = %.0f m² | Std = %.0f m²\n', mean_C1, std_C1);

% ==================================================================
% Concept 2 (High Precision, Low Autonomy, Low Performance)
contain_samples = zeros(nTrials,1);
for i = 1:nTrials
    contain_samples(i) = contain_samples(i) + normrnd(mu_d1_o2_area, sigma_d1_o2_area) * (fib_table.D1(2) / max_fib_sum);
    contain_samples(i) = contain_samples(i) + (betarnd(alpha2,beta2)*(b2-a2)+a2) * (fib_table.D2(2) / max_fib_sum);
    contain_samples(i) = contain_samples(i) + normrnd(mu_d3_o2_area, sigma_d3_o2_area) * (fib_table.D3(2) / max_fib_sum);
    contain_samples(i) = contain_samples(i) + normrnd(mu_d4_o3_area, sigma_d4_o3_area) * (fib_table.D4(3) / max_fib_sum);
    contain_samples(i) = contain_samples(i) + normrnd(mu_d5_o1_area, sigma_d5_o1_area) * (fib_table.D5(1) / max_fib_sum);
    contain_samples(i) = contain_samples(i) + normrnd(mu_d6_o1_area, sigma_d6_o1_area) * (fib_table.D6(1) / max_fib_sum);
    contain_samples(i) = contain_samples(i) + ((a_tri+b_tri+c_tri)/3) * (fib_table.D7(3) / max_fib_sum);
    contain_samples(i) = contain_samples(i) + normrnd(mu_d8_o1_area, sigma_d8_o1_area) * (fib_table.D8(1) / max_fib_sum);
    contain_samples(i) = contain_samples(i) + normrnd(mu_d9_o2_area, sigma_d9_o2_area) * (fib_table.D9(2) / max_fib_sum);
    contain_samples(i) = contain_samples(i) + (betarnd(alpha10_3,beta10_3)*(b10_3-a10_3)+a10_3) * (fib_table.D10(3) / max_fib_sum);
end
mean_C2 = mean(contain_samples);
std_C2  = std(contain_samples);
fprintf('Concept 2: Mean = %.0f m² | Std = %.0f m²\n', mean_C2, std_C2);

% ==================================================================
% Concept 3 (High Precision, Medium Autonomy, Medium Performance)
contain_samples = zeros(nTrials,1);
for i = 1:nTrials
    contain_samples(i) = contain_samples(i) + normrnd(mu_d1_o2_area, sigma_d1_o2_area) * (fib_table.D1(2) / max_fib_sum);
    contain_samples(i) = contain_samples(i) + (betarnd(alpha2,beta2)*(b2-a2)+a2) * (fib_table.D2(2) / max_fib_sum);
    contain_samples(i) = contain_samples(i) + normrnd(mu_d3_o3_area, sigma_d3_o3_area) * (fib_table.D3(3) / max_fib_sum);
    contain_samples(i) = contain_samples(i) + normrnd(mu_d4_o2_area, sigma_d4_o2_area) * (fib_table.D4(2) / max_fib_sum);
    contain_samples(i) = contain_samples(i) + normrnd(mu_d5_o2_area, sigma_d5_o2_area) * (fib_table.D5(2) / max_fib_sum);
    contain_samples(i) = contain_samples(i) + normrnd(mu_d6_o1_area, sigma_d6_o1_area) * (fib_table.D6(1) / max_fib_sum);
    contain_samples(i) = contain_samples(i) + ((a_tri+b_tri+c_tri)/3) * (fib_table.D7(2) / max_fib_sum);
    contain_samples(i) = contain_samples(i) + normrnd(mu_d8_o2_area, sigma_d8_o2_area) * (fib_table.D8(2) / max_fib_sum);
    contain_samples(i) = contain_samples(i) + normrnd(mu_d9_o2_area, sigma_d9_o2_area) * (fib_table.D9(2) / max_fib_sum);
    contain_samples(i) = contain_samples(i) + (betarnd(alpha10_3,beta10_3)*(b10_3-a10_3)+a10_3) * (fib_table.D10(3) / max_fib_sum);
end
mean_C3 = mean(contain_samples);
std_C3  = std(contain_samples);
fprintf('Concept 3: Mean = %.0f m² | Std = %.0f m²\n', mean_C3, std_C3);

% ==================================================================
% Concept 10 (Smallest Containment Area)
contain_samples = zeros(nTrials,1);
for i = 1:nTrials
    contain_samples(i) = contain_samples(i) + normrnd(mu_d1_o3_area, sigma_d1_o3_area) * (fib_table.D1(3) / max_fib_sum);
    contain_samples(i) = contain_samples(i) + (betarnd(alpha1,beta1)*(b1-a1)+a1) * (fib_table.D2(3) / max_fib_sum);
    contain_samples(i) = contain_samples(i) + normrnd(mu_d3_o2_area, sigma_d3_o2_area) * (fib_table.D3(2) / max_fib_sum);
    contain_samples(i) = contain_samples(i) + normrnd(mu_d4_o3_area, sigma_d4_o3_area) * (fib_table.D4(3) / max_fib_sum);
    contain_samples(i) = contain_samples(i) + normrnd(mu_d5_o3_area, sigma_d5_o3_area) * (fib_table.D5(3) / max_fib_sum);
    contain_samples(i) = contain_samples(i) + normrnd(mu_d6_o1_area, sigma_d6_o1_area) * (fib_table.D6(1) / max_fib_sum);
    contain_samples(i) = contain_samples(i) + ((a_tri+b_tri+c_tri)/3) * (fib_table.D7(3) / max_fib_sum);
    contain_samples(i) = contain_samples(i) + normrnd(mu_d8_o1_area, sigma_d8_o1_area) * (fib_table.D8(1) / max_fib_sum);
    contain_samples(i) = contain_samples(i) + normrnd(mu_d9_o3_area, sigma_d9_o3_area) * (fib_table.D9(3) / max_fib_sum);
    contain_samples(i) = contain_samples(i) + (betarnd(alpha10_1,beta10_1)*(b10_1-a10_1)+a10_1) * (fib_table.D10(1) / max_fib_sum);
end
mean_C10 = mean(contain_samples);
std_C10  = std(contain_samples);
fprintf('Concept 10: Mean = %.0f m² | Std = %.0f m²\n', mean_C10, std_C10);

% ==================================================================
% Concept 11 (Largest Containment Area)
contain_samples = zeros(nTrials,1);
for i = 1:nTrials
    contain_samples(i) = contain_samples(i) + normrnd(mu_d1_o2_area, sigma_d1_o2_area) * (fib_table.D1(2) / max_fib_sum);
    contain_samples(i) = contain_samples(i) + (betarnd(alpha2,beta2)*(b2-a2)+a2) * (fib_table.D2(2) / max_fib_sum);
    contain_samples(i) = contain_samples(i) + normrnd(mu_d3_o1_area, sigma_d3_o1_area) * (fib_table.D3(1) / max_fib_sum);
    contain_samples(i) = contain_samples(i) + normrnd(mu_d4_o1_area, sigma_d4_o1_area) * (fib_table.D4(1) / max_fib_sum);
    contain_samples(i) = contain_samples(i) + normrnd(mu_d5_o1_area, sigma_d5_o1_area) * (fib_table.D5(1) / max_fib_sum);
    contain_samples(i) = contain_samples(i) + normrnd(mu_d6_o1_area, sigma_d6_o1_area) * (fib_table.D6(1) / max_fib_sum);
    contain_samples(i) = contain_samples(i) + ((a_tri+b_tri+c_tri)/3) * (fib_table.D7(1) / max_fib_sum);
    contain_samples(i) = contain_samples(i) + (betarnd(alpha8_3,beta8_3)*(b8_3-a8_3)+a8_3) * (fib_table.D8(3) / max_fib_sum);
    contain_samples(i) = contain_samples(i) + normrnd(mu_d9_o1_area, sigma_d9_o1_area) * (fib_table.D9(1) / max_fib_sum);
    contain_samples(i) = contain_samples(i) + (betarnd(alpha10_3,beta10_3)*(b10_3-a10_3)+a10_3) * (fib_table.D10(3) / max_fib_sum);
end
mean_C11 = mean(contain_samples);
std_C11  = std(contain_samples);
fprintf('Concept 11: Mean = %.0f m² | Std = %.0f m²\n', mean_C11, std_C11);



%% Q2 Tradespace Plot - Smooth Pareto Front + Better Error-Bar Visibility
% Your OS13 system costs ($ millions) — update with your exact values
cost_os13 = [8.5e6, 5.0e6, 12.0e6, 10.5e6, 9.0e6];   % C1, C2, C3, C10, C11

mean_contain = [mean_C1, mean_C2, mean_C3, mean_C10, mean_C11];
std_contain  = [std_C1,  std_C2,  std_C3,  std_C10,  std_C11];

figure(25); clf;
errorbar(cost_os13/1e6, mean_contain, 2*std_contain, 'vertical', ...
    'LineStyle','none', 'Color','k', 'LineWidth',2.8, ...
    'Marker','o', 'MarkerSize',11, 'MarkerFaceColor',[0 0.45 0.74]);

hold on;
scatter(cost_os13/1e6, mean_contain, 140, 'MarkerFaceColor',[0 0.45 0.74], 'MarkerEdgeColor','k');

% Smooth Pareto Front curve (no straight segments)
x_curve = linspace(0, 30, 200);
y_curve = interp1([0, 5, 8.5, 10, 28], [8094, 18000, 23500, 26000, 26000], x_curve, 'pchip');
plot(x_curve, y_curve, 'Color',[1 0.65 0], 'LineWidth',3.5, 'DisplayName','Pareto Front');

% Labels and Utopia point
labels = {'C1 High-Prec Max Auto', 'C2 High-Prec Low Auto', 'C3 High-Prec Med Auto', ...
          'C10 Smallest Containment', 'C11 Largest Containment'};
for i = 1:5
    text(cost_os13(i)/1e6 + 0.4, mean_contain(i) + 350, labels{i}, 'FontSize',11, 'FontWeight','bold');
end
plot(0, 26000, 'p', 'MarkerSize',18, 'MarkerFaceColor',[1 0.84 0]);
text(1.2, 26500, 'Utopia', 'FontWeight','bold');

title('Tradespace: Wildfire Containment Area vs. System Cost (Monte Carlo Uncertainty)');
xlabel('System Cost [Purchase + Cost of Operation] ($ millions)');
ylabel('Wildfire Containment Area (m²)');
grid on;
xlim([0 32]);
ylim([8000 28000]);           % Zoomed so error bars are clearly visible
legend('Concepts with ±2σ', 'Pareto Front', 'Location','northwest');
set(gca, 'FontSize',12);
